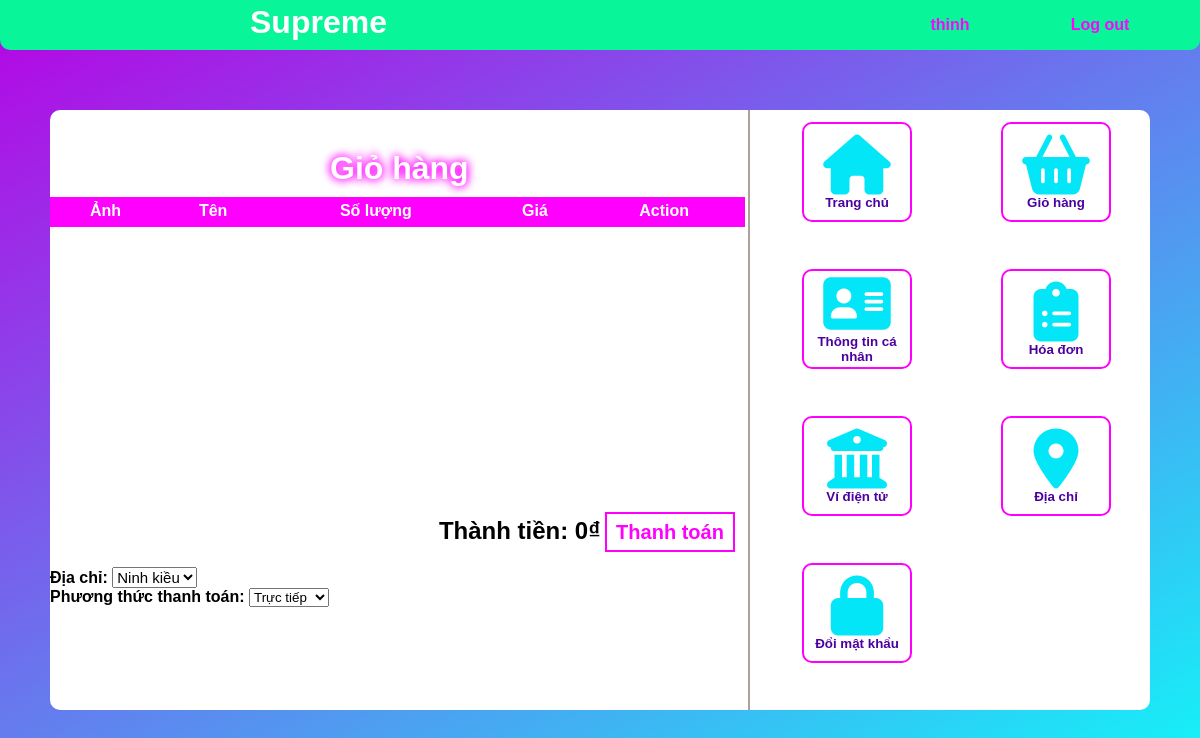
/User-cart/User-cart.php (signed in), run on an earlier commit of the app's database.
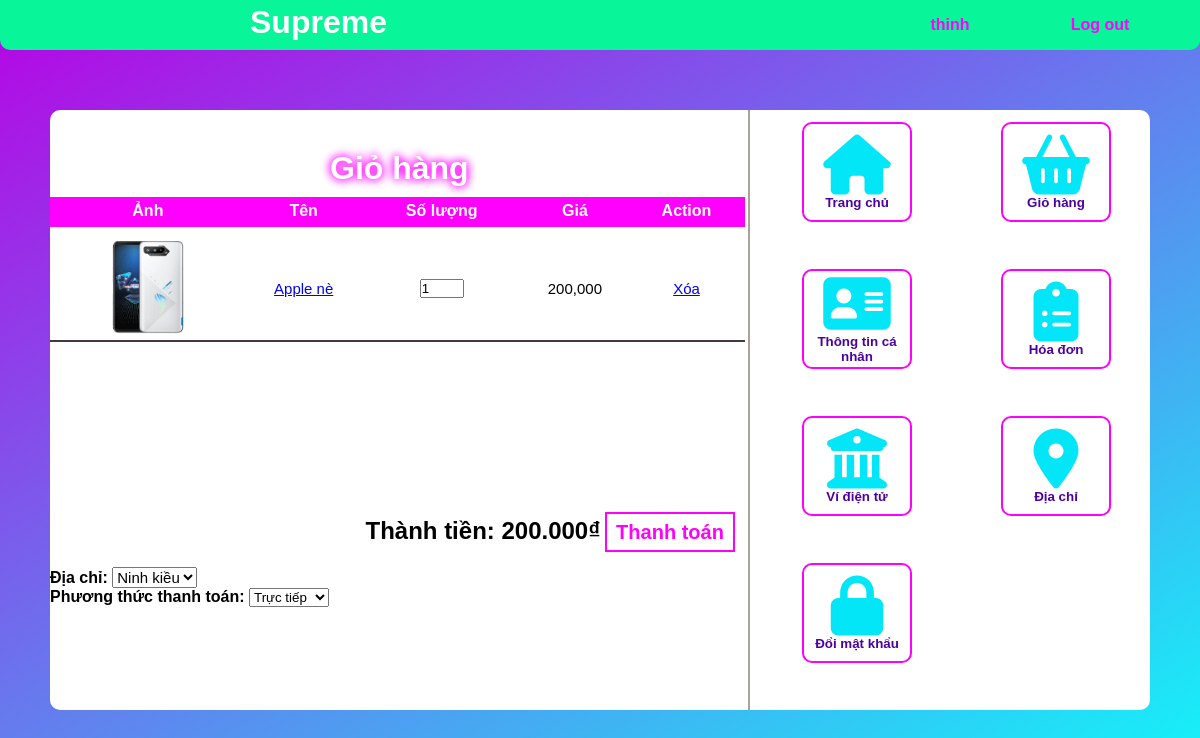
And on a later commit of the database.
### tables this page shows
CREATE TABLE `user` (
  `user_id` int(11) NOT NULL,
  `name` varchar(255) DEFAULT NULL,
  `username` varchar(255) NOT NULL,
  `password` varchar(255) NOT NULL,
  `email` varchar(255) NOT NULL,
  `role` int(11) NOT NULL,
  `address` varchar(255) DEFAULT NULL,
  `gender` varchar(255) DEFAULT NULL,
  `phone` int(11) DEFAULT NULL,
  `birthday` date DEFAULT NULL
);

CREATE TABLE `cart` (
  `id` int(11) NOT NULL,
  `ten_sp` varchar(255) NOT NULL,
  `pro_id` int(11) NOT NULL,
  `cate_id` int(11) NOT NULL,
  `soluong` int(11) NOT NULL,
  `avatar` varchar(255) NOT NULL,
  `price` decimal(15,0) NOT NULL,
  `status` int(11) NOT NULL,
  `user_id` int(11) NOT NULL
);

### config/dbhelper.php (called while the page is built, shortened)
<?php
function executeResult($sql) {
    $con = new mysqli(HOST, USERNAME, PASSWORD, DATABASE);
    $con->set_charset("utf8");
    $result = $con->query($sql);
    $data = [];
    while ($row = $result->fetch_assoc()) {
        $data[] = $row;
    }
    return $data;
}
function executeSingle($sql) {
    $con = new mysqli(HOST, USERNAME, PASSWORD, DATABASE);
    $con->set_charset("utf8");
    $result = $con->query($sql);
    $row = $result->fetch_assoc();
    return $row;
}

### User-cart/User-cart.php (the view, shortened to what this page needs)
<?php
   require_once '../config/dbhelper.php';
   $id=$_SESSION['user_id'];
   $us = $_SESSION['name']
?>
<!DOCTYPE html>
<html>
    <link rel="stylesheet" href="User-cart.css">
<body>
    <div class="all">
        <div class="title-box">
            <h1>Supreme</h1>
            <a href="../Login-Register/Logout.php">Log out</a>
            <a href="#"><?php echo $us;?></a>
        </div>
        <div class="big-box">
            <div class="btn-box">
                <table>
                    <tr>
                        <td><a href="../index.php"><button type="button" class="btn"><i class="fas fa-home"></i>
                        <p>Trang chủ</p>
                    </button></a></td>
                        <td><a href="../User-cart/User-cart.php"><button type="button" class="btn"><i class="fas fa-shopping-basket"></i>
                        <p>Giỏ hàng</p>
                        </button></a></td>
                    </tr>
                    <tr>
                        <td><a href="../User-profile/User-profile.php"><button type="button" class="btn"><i class="fas fa-address-card"></i>
                        <p>Thông tin cá nhân</p>
                        </button></a></td>
                        <td><a href="../User-bill/User-bill.php"><button type="button" class="btn"><i class="fas fa-clipboard-list"></i>
                        <p>Hóa đơn</p>
                        </button></a></td>
                    </tr>
                    <tr>
                        <td><a href="#"><button type="button" class="btn"><i class="fas fa-university"></i>
                        <p>Ví điện tử</p>
                        </button></a></td>
                        <td><a href="../User-address/User-address.php"><button type="button" class="btn"><i class="fas fa-map-marker-alt"></i>
                        <p>Địa chỉ</p>
                        </button></a></td>
                    </tr>
                    <tr>
                        <td><a href="../User-pass/User-pass.php"><button type="button" class="btn"><i class="fas fa-lock"></i>
                        <p>Đổi mật khẩu</p>
                        </button></a></td>
                        <td></td>
                    </tr>
                </table>
            </div>
            <div class="data-box">
                <h1>Giỏ hàng</h1>
                <div class="table-box">
                <form>
                    <table>
                        <tr>
                            <th>Ảnh</th>
                            <th>Tên</th>
                            <th>Số lượng</th>
                            <th>Giá</th>
                            <th>Action</th>
                        </tr>
                        <?php
                            $sql = "SELECT * FROM cart where user_id='$id'";
                            $reusult = executeResult($sql);
                            foreach($reusult as $item){
                                echo '
                                <tr>
                                <td><img src="../Img/proimg/'.$item['avatar'].'" width="100px" height="100px"></td>
                                <td><a href="../Pro-detail/pro-detail.php?id_pro='.$item['pro_id'].'&id_cate='.$item['cate_id'].'">'.$item['ten_sp'].'</a></td>
                                <td>
                                <input type="number" style="width:40px;" onchange="change(this.value,'.$item['pro_id'].')" value="'.$item['soluong'].'"></input>
                                <td>'.number_format($item['price'],0,'.',',').'</td>
                                <td> <a href="xoa.php?id='.$item['pro_id'].'">Xóa</a></td>
                                </tr>
                                ';
                            }
                        ?>
                    </table>
                    </form>
                </div>
                <div class="payment">
                <?php
                    $sql1="SELECT SUM(price)as sum FROM `cart` WHERE user_id='$id'";
                    $reusult1 = executeResult($sql1);
                    foreach($reusult1 as $item){
                        echo'
                        <h2>Thành tiền: '.number_format($item['sum'],0,'.','.').'₫</h2>
                        ';
                    }
                ?>
                    <button type="button" onclick="con()"><h2>Thanh toán</h2></button>
                </div>
                <div>
                    <div class="opt">
                        <form action="" method="GET">
                            <label>Địa chỉ:</label>
                            <select name="type" class="select">
                            <?php
                    $sql2="SELECT * FROM `user` WHERE user_id='$id'";
                    $reusult2 = executeSingle($sql2);
                        echo'
                        <option value="0">'.$reusult2['address'].'</option>
                        ';
                ?>
                            </select>
                            <br>
                            <label>Phương thức thanh toán:</label>
                            <select name="type">
                            <option value="tructiep">Trực tiếp</option>
                        </select>
                        </form>
                    </div>
                </div>
            </div>
        </div>
    </div>
</body>
</html>

### User-cart/User-cart.css (style rules this page uses)
* { padding: 0; margin: 0; font-family: sans-serif; }
.all { width: 100%; height: 100%; background: linear-gradient(-30deg, #00f8f8ef, #b703e4); position: absolute; }
.title-box { height: 50px; background-color: rgb(8, 245, 154); border-radius: 0 0 10px 10px; }
.title-box h1 { float: left; padding-left: 250px; line-height: 45px; color: white; }
.title-box a { width: 100px; padding-right: 50px; float: right; line-height: 50px; text-align: center; text-decoration: none; color: #FF00FF; font-weight: bold; }
.big-box { width: 1100px; height: 600px; background-color: white; margin: 5% auto; border-radius: 10px; position: relative; }
.btn-box { right: 0; top: 0; width: 400px; height: 100%; position: absolute; border: 2px solid rgb(172, 162, 151); border-top: 0; border-bottom: 0; border-right: 0; }
.btn-box td { width: 200px; height: 145px; position: relative; }
.btn-box i { font-size: 60px; }
.btn-box p { font-weight: bold; color: #4b00a0; }
.btn { top: 10px; left: 50px; width: 110px; height: 100px; cursor: pointer; border: 2px solid #FF00FF; position: absolute; background: transparent; border-radius: 10px; color: #03e6f7; outline: none; }
.data-box { top: 0; left: 0; width: 700px; height: 600px; position: absolute; }
.data-box h1 { padding-left: 280px; padding-top: 40px; color: #ffffff; text-shadow: 0px 0px 10px #FF00FF, 0px 0px 10px #FF00FF; }
.data-box h2 { display: inline; }
.table-box { margin-top: 10px; width: 695px; height: 300px; overflow: hidden; overflow-y: scroll; }
.table-box table { width: 100%; border-collapse: collapse; }
.table-box th { color: white; padding: 5px; background-color: #FF00FF; border-bottom: 2px solid #FF00FF; }
.table-box td { text-align: center; font-size: 15px; padding-top: 10px; border-bottom: 2px solid #443844; }
.payment { margin: 15px; text-align: right; }
.payment button { width: 130px; height: 40px; background: transparent; color: #FF00FF; cursor: pointer; outline: none; border: 2px solid #FF00FF; }
.opt label { font-weight: bold; }
.select { font-size: 15px; }

What changed in the data, as far as the page shows it:
added cart: avatar (picture), ten_sp "Apple nè", soluong "1", price "200,000"
Also different on the page:
new list line: "Thành tiền: 200.000 ₫"
list line gone: "Thành tiền: 0 ₫"
